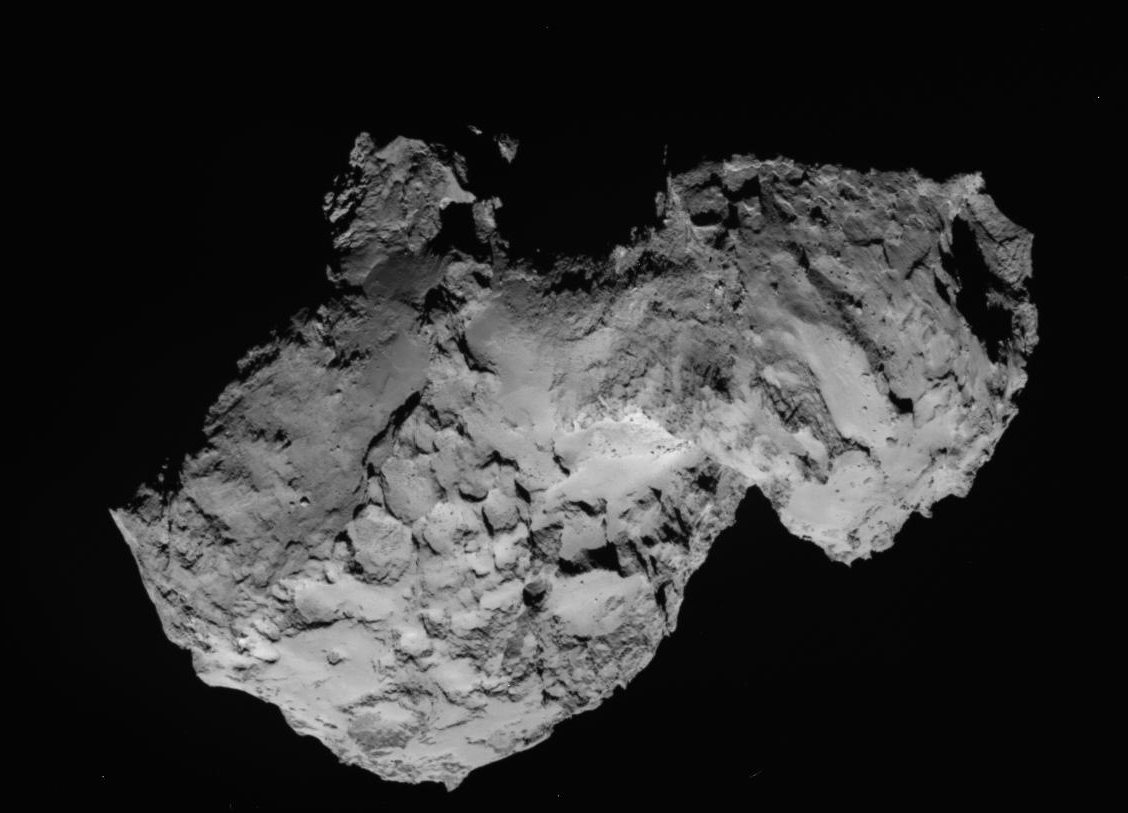
%> input picture MATLAB/images/Comet67PImage.png, 1128 x 813 px
$ octave ImageDiffusionComparison.m   (GNU Octave 9; MATLAB toolbox functions it lacks are replaced by stand-ins)
%> lines starting %> are read from the running program, lines starting %| are printed output that depends on the picture
### MATLAB/src/findDoG.m
% Andrew Rhodes
% WVU
% Jan. 2018
%
% findDoG differences diffused signal of neighbor levels to create a
% Difference of Gaussian of the signal
%
% input[DiffusedSignal]: the vectorized signal diffused
% input[ScaleParameter]: list of scale parameters for each diffusion step
%
% output[DoG]: Difference of Gaussian of signals

function DoG = findDoG(DiffusedSignal, ScaleParameter)

if length(size(DiffusedSignal)) > 2
    DiffusedSignal = reshape(DiffusedSignal, numel(DiffusedSignal(:,:,1)), size(DiffusedSignal,3));
end


if any(ismember(length(ScaleParameter), size(DiffusedSignal)))
    NumLevels = length(ScaleParameter);
else
    error('ScaleParameter and DoG must have the same number of elements')
end


% Find the number of points
[Num1, Num2] = size(DiffusedSignal);
a = [Num1, Num2];
NumPoints = a(a~=NumLevels);


DoG = zeros(NumPoints, NumLevels-1);


for i = 1 : NumLevels-1

    DoG(:,i) = 2 * ( DiffusedSignal(:,i+1) - DiffusedSignal(:,i) ) * (ScaleParameter(i,1)^2 / (ScaleParameter(i+1,1)^2 - ScaleParameter(i,1)^2) );

end


end

### MATLAB/main/ImageDiffusionComparison.m

% Andrew Rhodes
% ASEL
% 2017

% Perform scale space on an 2D image of an camera man and find key points.
% Sample the image onto a 3D explicit surface.
% Perform implicit surface diffusion, find key points, and compare.


close all
clear
clc

%%%%%%%%%%%%%%%%%%%%%%%%%%%%%%%%%%%%%%%%%%%%%%%%%%%%%%%%%%%%%%%%%%%%%%%%%%%
% Additional Paths
%%%%%%%%%%%%%%%%%%%%%%%%%%%%%%%%%%%%%%%%%%%%%%%%%%%%%%%%%%%%%%%%%%%%%%%%%%%

% addpath('../src/')
% ProjectRoot = setupprojectpaths; % Additional Paths
global ProjectRoot
%%%%%%%%%%%%%%%%%%%%%%%%%%%%%%%%%%%%%%%%%%%%%%%%%%%%%%%%%%%%%%%%%%%%%%%%%%%
% User Defined Criteria
%%%%%%%%%%%%%%%%%%%%%%%%%%%%%%%%%%%%%%%%%%%%%%%%%%%%%%%%%%%%%%%%%%%%%%%%%%%
% [4 lines of commented-out code are left out]


ImageName = 'Comet67PImage.png';
Image = double(imread(ImageName));
%> Image: size 813x1128 double; min 0, max 255, mean 49.6; mean of the top-left, top-right, bottom-left and bottom-right quarters 24.8, 45.3, 80.5, 48
Image = imresize(Image,0.5);
%> Image: size 407x564 double
Image = Image./255;


% imshow(Image)

% 2D image diffusion
% Max2DTau = 100;
Max2DTau = 600;
gausswindow = 5;
tau2D = 0.75;
MaxLevel = round(Max2DTau / tau2D);

MaxImageSize = size(Image);
%> MaxImageSize = [407 564]
MiddleImage = MaxImageSize / 2;
%> MiddleImage = [203.5 282]
NumPixels = prod(MaxImageSize);
%> NumPixels = 229548


% 3D explcit surface diffusion
eSS = 1; % Explicit Surface Spacing
MaxSurfSize = size(Image);
%> MaxSurfSize = [407 564]
NumVertex = prod(MaxSurfSize);
%> NumVertex = 229548


% 3D implicit surface
spacing = 0.5;
porder = 3;
Lorder = 2;
dim = 3;
tauImplicit = spacing / 4;
tauImplicit = tau2D^2/2;
MaxTauImplicit = 200;
NumStepsImplicit = round(MaxTauImplicit / tauImplicit);
NumStepsImplicit = MaxLevel


FileLocation = strcat(ProjectRoot,'/models/');
FileName = 'Comet67PPlaneImage.off';


%%%%%%%%%%%%%%%%%%%%%%%%%%%%%%%%%%%%%%%%%%%%%%%%%%%%%%%%%%%%%%%%%%%%%%%%%%%
% Create Impulse Image
%%%%%%%%%%%%%%%%%%%%%%%%%%%%%%%%%%%%%%%%%%%%%%%%%%%%%%%%%%%%%%%%%%%%%%%%%%%


Signal2D = zeros(MaxImageSize(1), MaxImageSize(2), MaxLevel);
Signal2D(:, :, 1) = Image;

Gauss = fspecial('gaussian', [gausswindow, gausswindow], tau2D);
ScaleParamterImage = zeros(MaxLevel,1);
figure
for i = 1 : MaxLevel - 1

%     imshow(Signal2D(:,:,i),[])
%     pause

    Signal2D(:,:,i+1) = imfilter(Signal2D(:,:,i), Gauss,'replicate');

%     imshow(Signal2D(:,:,i+1))
%     drawnow

%     ScaleParamterImage(i+1) = sqrt(2*i * tau2D^2);
    ScaleParamterImage(i+1) = sqrt(i) * tau2D;
end
%> after the loop, ScaleParamterImage = 800 values from 0 to 21.2

% sigma^2 = [12.5 25 50]


for i = [10, 50, 100, 200, MaxLevel]


    figure
    imshow(Signal2D(:,:,i))


end
%> this loop made 5 passes
%> pass 1, `imshow(Signal2D(:,:,i))`:
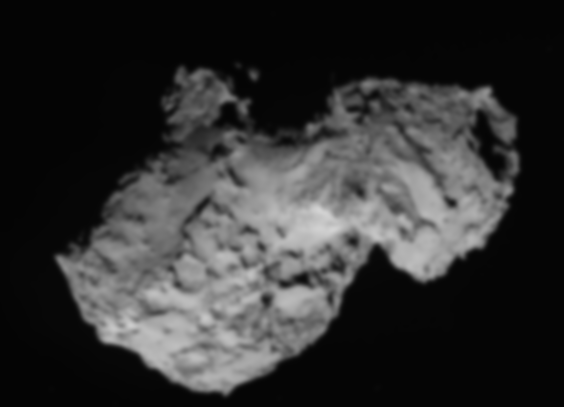
%> displayed picture: size 407x564, on the screen's scale of 0 to 255; min 4, max 211, mean 49.6
%> pass 2, `imshow(Signal2D(:,:,i))`:
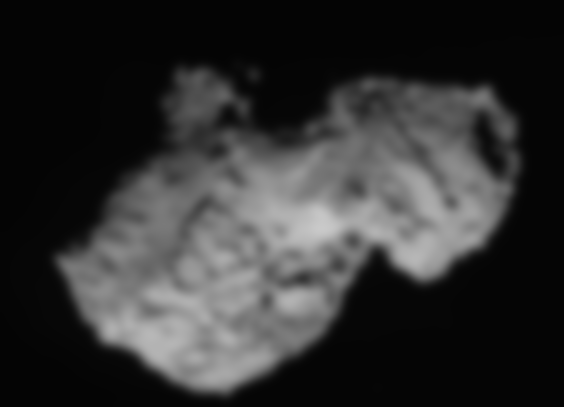
%> displayed picture: size 407x564, on the screen's scale of 0 to 255; min 4, max 201, mean 49.6


[Iindex, Jindex] = ind2sub([MaxImageSize(1),MaxImageSize(2)], (1:NumPixels)');

Neighbors2D = cell(NumPixels,1);

for i = 1 : NumPixels

    CurrentPoint = [Iindex(i), Jindex(i)];

    PossibleNeighbors = [Iindex(i)+1, Jindex(i);
                        Iindex(i)-1, Jindex(i);
                        Iindex(i), Jindex(i)+1;
                        Iindex(i), Jindex(i)-1;
                        Iindex(i)+1, Jindex(i)+1;
                        Iindex(i)+1, Jindex(i)-1;
                        Iindex(i)-1, Jindex(i)+1;
                        Iindex(i)-1, Jindex(i)-1];

    PossibleNeighbors(PossibleNeighbors(:,1) > MaxImageSize(1), :) = [];
    PossibleNeighbors(PossibleNeighbors(:,1) < 1, :) = [];
    PossibleNeighbors(PossibleNeighbors(:,2) > MaxImageSize(2), :) = [];
    PossibleNeighbors(PossibleNeighbors(:,2) < 1, :) = [];

    Neighbors2D{i,1} = PossibleNeighbors;

end
%> after the loop, Neighbors2D = 229548 items; PossibleNeighbors = [406 564; 407 563; 406 563]


DoGImage = findDoG(Signal2D, ScaleParamterImage);
%> in findDoG, `NumLevels = length(ScaleParameter);`: NumLevels = 800
%> in findDoG, `NumPoints = a(a~=NumLevels);`: NumPoints = 229548
%> the run ends on the next line
